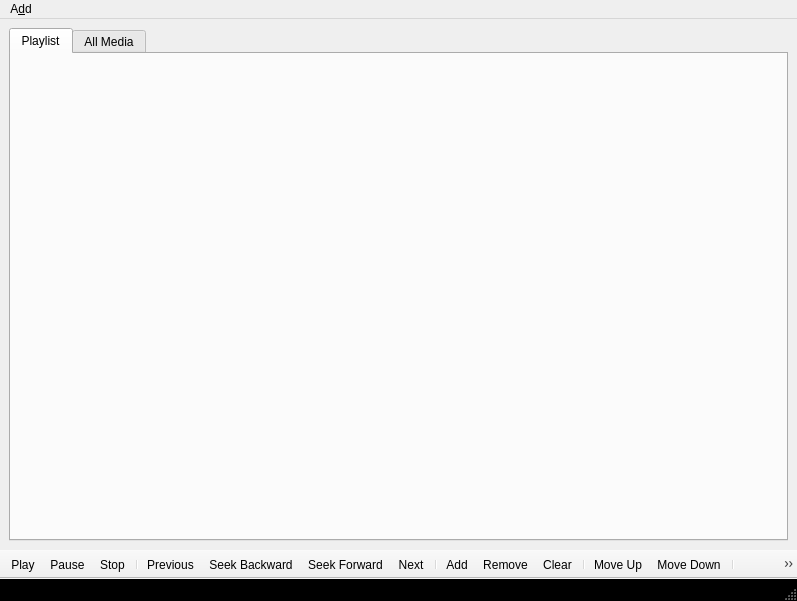
<?xml version="1.0" encoding="UTF-8"?>
<ui version="4.0">
 <class>MainWindow</class>
 <widget class="QMainWindow" name="MainWindow">
  <property name="geometry">
   <rect>
    <x>0</x>
    <y>0</y>
    <width>797</width>
    <height>601</height>
   </rect>
  </property>
  <property name="windowTitle">
   <string>fantasia</string>
  </property>
  <property name="windowIcon">
   <iconset theme="player-volume">
    <normaloff/>
   </iconset>
  </property>
  <widget class="QWidget" name="centralwidget">
   <layout class="QVBoxLayout" name="verticalLayout">
    <item>
     <widget class="QTabWidget" name="tabWidget">
      <property name="currentIndex">
       <number>0</number>
      </property>
      <widget class="QWidget" name="playlist_tab">
       <attribute name="title">
        <string>Playlist</string>
       </attribute>
       <layout class="QVBoxLayout" name="verticalLayout_2"/>
      </widget>
      <widget class="QWidget" name="media_tab">
       <attribute name="title">
        <string>All Media</string>
       </attribute>
       <layout class="QVBoxLayout" name="verticalLayout_3"/>
      </widget>
     </widget>
    </item>
   </layout>
  </widget>
  <widget class="QToolBar" name="control_toolbar">
   <property name="sizePolicy">
    <sizepolicy hsizetype="Preferred" vsizetype="Fixed">
     <horstretch>0</horstretch>
     <verstretch>0</verstretch>
    </sizepolicy>
   </property>
   <property name="windowTitle">
    <string>toolBar</string>
   </property>
   <property name="movable">
    <bool>false</bool>
   </property>
   <property name="iconSize">
    <size>
     <width>32</width>
     <height>32</height>
    </size>
   </property>
   <property name="floatable">
    <bool>false</bool>
   </property>
   <attribute name="toolBarArea">
    <enum>BottomToolBarArea</enum>
   </attribute>
   <attribute name="toolBarBreak">
    <bool>false</bool>
   </attribute>
   <addaction name="actionPlay"/>
   <addaction name="actionPause"/>
   <addaction name="actionStop"/>
   <addaction name="separator"/>
   <addaction name="actionPrevious"/>
   <addaction name="actionSeek_Backward"/>
   <addaction name="actionSeek_Forward"/>
   <addaction name="actionNext"/>
   <addaction name="separator"/>
   <addaction name="actionAdd"/>
   <addaction name="actionRemove"/>
   <addaction name="actionClear"/>
   <addaction name="separator"/>
   <addaction name="actionMove_Up"/>
   <addaction name="actionMove_Down"/>
   <addaction name="separator"/>
   <addaction name="actionRandomize"/>
   <addaction name="actionLoop"/>
  </widget>
  <widget class="QStatusBar" name="statusBar">
   <property name="styleSheet">
    <string notr="true">QStatusBar { background-color: black; color: white}</string>
   </property>
  </widget>
  <widget class="QMenuBar" name="menuBar">
   <property name="geometry">
    <rect>
     <x>0</x>
     <y>0</y>
     <width>797</width>
     <height>26</height>
    </rect>
   </property>
   <widget class="QMenu" name="menuAdd">
    <property name="title">
     <string>A&amp;dd</string>
    </property>
    <addaction name="actionAdd_Music_File"/>
    <addaction name="actionAdd_Music_Folder"/>
   </widget>
   <addaction name="menuAdd"/>
  </widget>
  <action name="actionPlay">
   <property name="icon">
    <iconset theme="media-playback-start">
     <normaloff>../../../../../../../../.designer/backup</normaloff>../../../../../../../../.designer/backup</iconset>
   </property>
   <property name="text">
    <string>Play</string>
   </property>
   <property name="shortcut">
    <string>Space</string>
   </property>
  </action>
  <action name="actionStop">
   <property name="icon">
    <iconset theme="media-playback-stop">
     <normaloff>../../../../../../../../.designer/backup</normaloff>../../../../../../../../.designer/backup</iconset>
   </property>
   <property name="text">
    <string>Stop</string>
   </property>
  </action>
  <action name="actionPause">
   <property name="icon">
    <iconset theme="media-playback-pause">
     <normaloff>../../../../../../../../.designer/backup</normaloff>../../../../../../../../.designer/backup</iconset>
   </property>
   <property name="text">
    <string>Pause</string>
   </property>
   <property name="shortcut">
    <string>Space</string>
   </property>
  </action>
  <action name="actionPrevious">
   <property name="icon">
    <iconset theme="media-skip-backward">
     <normaloff>../../../../../../../../.designer/backup</normaloff>../../../../../../../../.designer/backup</iconset>
   </property>
   <property name="text">
    <string>Previous</string>
   </property>
   <property name="shortcut">
    <string>Shift+Left</string>
   </property>
  </action>
  <action name="actionNext">
   <property name="icon">
    <iconset theme="media-skip-forward">
     <normaloff>../../../../../../../../.designer/backup</normaloff>../../../../../../../../.designer/backup</iconset>
   </property>
   <property name="text">
    <string>Next</string>
   </property>
   <property name="shortcut">
    <string>Shift+Right</string>
   </property>
  </action>
  <action name="actionRemove">
   <property name="icon">
    <iconset theme="list-remove">
     <normaloff>../../../../../../../../.designer/backup</normaloff>../../../../../../../../.designer/backup</iconset>
   </property>
   <property name="text">
    <string>Remove</string>
   </property>
   <property name="shortcut">
    <string>Backspace</string>
   </property>
  </action>
  <action name="actionMove_Up">
   <property name="icon">
    <iconset theme="arrow-up">
     <normaloff>../../../../../../../../.designer/backup</normaloff>../../../../../../../../.designer/backup</iconset>
   </property>
   <property name="text">
    <string>Move Up</string>
   </property>
  </action>
  <action name="actionMove_Down">
   <property name="icon">
    <iconset theme="arrow-down">
     <normaloff>../../../../../../../../.designer/backup</normaloff>../../../../../../../../.designer/backup</iconset>
   </property>
   <property name="text">
    <string>Move Down</string>
   </property>
  </action>
  <action name="actionRandomize">
   <property name="icon">
    <iconset theme="media-playlist-shuffle">
     <normaloff>../../../../../../../../.designer/backup</normaloff>../../../../../../../../.designer/backup</iconset>
   </property>
   <property name="text">
    <string>Randomize</string>
   </property>
   <property name="shortcut">
    <string>Ctrl+R</string>
   </property>
  </action>
  <action name="actionLoop">
   <property name="checkable">
    <bool>true</bool>
   </property>
   <property name="icon">
    <iconset theme="media-playlist-repeat">
     <normaloff>../../../../../../../../.designer/backup</normaloff>../../../../../../../../.designer/backup</iconset>
   </property>
   <property name="text">
    <string>Loop</string>
   </property>
  </action>
  <action name="actionAdd">
   <property name="icon">
    <iconset theme="list-add">
     <normaloff>../../../../../../../../.designer/backup</normaloff>../../../../../../../../.designer/backup</iconset>
   </property>
   <property name="text">
    <string>Add</string>
   </property>
  </action>
  <action name="actionClear">
   <property name="icon">
    <iconset theme="edit-clear-list">
     <normaloff>../../../../../../../../.designer/backup</normaloff>../../../../../../../../.designer/backup</iconset>
   </property>
   <property name="text">
    <string>Clear</string>
   </property>
   <property name="shortcut">
    <string>Ctrl+C</string>
   </property>
  </action>
  <action name="actionSeek_Backward">
   <property name="icon">
    <iconset theme="media-seek-backward">
     <normaloff>../../../../.designer/backup</normaloff>../../../../.designer/backup</iconset>
   </property>
   <property name="text">
    <string>Seek Backward</string>
   </property>
   <property name="toolTip">
    <string>Seek Backward</string>
   </property>
   <property name="shortcut">
    <string>Left</string>
   </property>
  </action>
  <action name="actionSeek_Forward">
   <property name="icon">
    <iconset theme="media-seek-forward">
     <normaloff>../../../../.designer/backup</normaloff>../../../../.designer/backup</iconset>
   </property>
   <property name="text">
    <string>Seek Forward</string>
   </property>
   <property name="shortcut">
    <string>Right</string>
   </property>
  </action>
  <action name="actionAdd_Music_File">
   <property name="icon">
    <iconset theme="document-new">
     <normaloff/>
    </iconset>
   </property>
   <property name="text">
    <string>&amp;Add Music File</string>
   </property>
   <property name="toolTip">
    <string>Add Music File</string>
   </property>
  </action>
  <action name="actionAdd_Music_Folder">
   <property name="icon">
    <iconset theme="folder-new">
     <normaloff/>
    </iconset>
   </property>
   <property name="text">
    <string>Add &amp;Music Folder</string>
   </property>
   <property name="toolTip">
    <string>Add Music Folder</string>
   </property>
  </action>
 </widget>
 <resources/>
 <connections/>
</ui>
